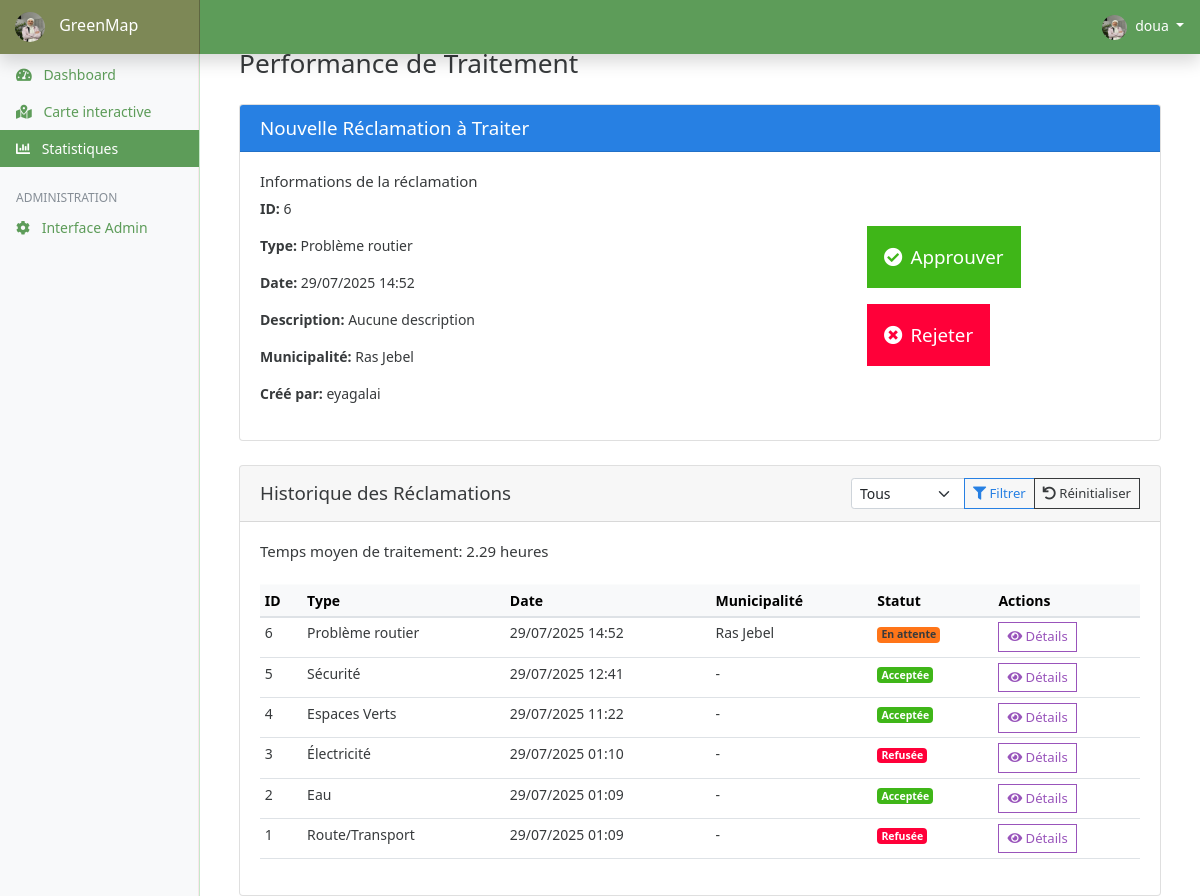
Screenshot of /stats/ (signed in) with the database file from the repository.
### claims/models.py (models this page shows, shortened)
class Profile(models.Model):
    user = models.OneToOneField(User, on_delete=models.CASCADE, related_name='profile')
    image = models.ImageField(
        upload_to='profile_pics/',
        default='profile_pics/default-profile.jpg'
    )
    phone = models.CharField(max_length=20, blank=True, null=True)
    municipality = models.ForeignKey(
        Municipality,
        on_delete=models.SET_NULL,
        null=True,
        blank=True
    )
    address = models.CharField(max_length=200, blank=True)  # Nouveau champ
    bio = models.TextField(blank=True)  # Nouveau champ

class Claim(models.Model):
    STATUS_CHOICES = [
        ('pending', 'En attente'),
        ('accepted', 'Acceptée'),
        ('rejected', 'Rejetée'),
    ]
    title = models.CharField(max_length=200)
    description = models.TextField(blank=True)  # Add this line
    created_by = models.ForeignKey(User, on_delete=models.CASCADE)
    claim_type = models.ForeignKey(ClaimType, on_delete=models.SET_NULL, null=True)
    status = models.CharField(max_length=10, choices=STATUS_CHOICES, default='pending')
    created_at = models.DateTimeField(auto_now_add=True)
    updated_at = models.DateTimeField(auto_now=True)
    location_lat = models.FloatField(null=True, blank=True, verbose_name="Latitude")
    location_lng = models.FloatField(null=True, blank=True, verbose_name="Longitude")
    municipality = models.ForeignKey(
        Municipality,
        on_delete=models.SET_NULL,
        null=True,
        blank=True,
        verbose_name="Municipalité concernée"
    )
    class Meta:
        ordering = ['-created_at']
        verbose_name = 'Réclamation'
        verbose_name_plural = 'Réclamations'

class ClaimType(models.Model):
    name = models.CharField(max_length=100)

class Municipality(models.Model):
    name = models.CharField(max_length=100)
    wilaya = models.ForeignKey(Wilaya, on_delete=models.CASCADE)
    postal_code = models.CharField(max_length=10)
    delegation = models.CharField(max_length=100, blank=True, default='')
    code = models.CharField(max_length=10, blank=True, null=True)
    class Meta:
        verbose_name_plural = "Municipalities"

### claims/views.py (the view)
# urls.py: path('stats/', views.claim_stats, name='claims_stats'),
@login_required
def claim_stats(request):
    new_reclamation = Claim.objects.filter(status='pending').order_by('created_at').first()
    total_claims = Claim.objects.count()
    pending = Claim.objects.filter(status='pending').count()
    accepted = Claim.objects.filter(status='accepted').count()
    rejected = Claim.objects.filter(status='rejected').count()
    claims_by_type = (
        Claim.objects.values('claim_type__name')
        .annotate(total=Count('id'))
        .order_by('-total')
    )
    end_date = timezone.now().date()
    start_date = end_date - timedelta(days=30)
    date_counts = defaultdict(int)
    current_date = start_date
    while current_date <= end_date:
        date_counts[current_date.strftime('%Y-%m-%d')] = 0
        current_date += timedelta(days=1)
    daily_claims = (
        Claim.objects
        .filter(created_at__date__gte=start_date, created_at__date__lte=end_date)
        .extra({'date': "date(created_at)"})
        .values('date')
        .annotate(count=Count('id'))
    )
    for item in daily_claims:
        date_counts[item['date']] = item['count']
    sorted_dates = sorted(date_counts.items())
    dates = [date for date, count in sorted_dates]
    daily_counts = [count for date, count in sorted_dates]
    avg_processing_time = None
    processed_claims = Claim.objects.filter(
        Q(status='accepted') | Q(status='rejected'),
        created_at__isnull=False,
        updated_at__isnull=False
    )
    if processed_claims.exists():
        avg_hours = sum(
            (claim.updated_at - claim.created_at).total_seconds() / 3600
            for claim in processed_claims
        ) / processed_claims.count()
        avg_processing_time = round(avg_hours, 2)
    context = {
        'total_claims': total_claims,
        'pending': pending,
        'accepted': accepted,
        'rejected': rejected,
        'claims_by_type': claims_by_type,
        'dates': dates,
        'daily_counts': daily_counts,
        'new_reclamation': new_reclamation,
        'total_claims': total_claims,
        'reclamations': Claim.objects.all().order_by('-created_at')[:10],
        'avg_processing_time': avg_processing_time,
    }
    return render(request, 'claims/stats.html', context)

### templates/claims/stats.html (shortened to what this page needs)
{% extends 'base.html' %}
{% load static %}
{% block content %}
<div class="container-fluid">
    <h1 class="h3 mb-4">Performance de Traitement</h1>
    <div class="card mb-4">
        <div class="card-header bg-primary text-white">
            <h5 class="mb-0">Nouvelle Réclamation à Traiter</h5>
        </div>
        <div class="card-body">
            {% if new_reclamation %}
            <div class="row">
                <div class="col-md-8">
                    <div class="mb-3">
                        <h6>Informations de la réclamation</h6>
                        <p><strong>ID:</strong> {{ new_reclamation.id }}</p>
                        <p><strong>Type:</strong> {{ new_reclamation.claim_type.name|default:"Non spécifié" }}</p>
                        <p><strong>Date:</strong> {{ new_reclamation.created_at|date:"d/m/Y H:i" }}</p>
                        <p><strong>Description:</strong> {{ new_reclamation.description|default:"Aucune description" }}</p>
                        <p><strong>Municipalité:</strong> {{ new_reclamation.municipality.name|default:"Non spécifiée" }}</p>
                        <p><strong>Créé par:</strong> {{ new_reclamation.created_by.username }}</p>
                    </div>
                </div>
                <div class="col-md-4 d-flex align-items-center">
                    <div class="d-grid gap-3 w-100">
                        <form method="post" action="{% url 'update_claim_status' new_reclamation.id 'accepted' %}">
                            <button type="submit" class="btn btn-success btn-lg py-3">
                                <i class="fas fa-check-circle me-2"></i>Approuver
                            </button>
                        </form>
                        <form method="post" action="{% url 'update_claim_status' new_reclamation.id 'rejected' %}">
                            <button type="submit" class="btn btn-danger btn-lg py-3">
                                <i class="fas fa-times-circle me-2"></i>Rejeter
                            </button>
                        </form>
                    </div>
                </div>
            </div>
            {% else %}
            <div class="alert alert-success">
                <i class="fas fa-check-circle me-2"></i>Toutes les réclamations ont été traitées !
            </div>
            {% endif %}
        </div>
    </div>
    <div class="card">
        <div class="card-header d-flex justify-content-between align-items-center">
            <h5 class="mb-0">Historique des Réclamations</h5>
            <div>
                <div class="input-group">
                    <select id="statusFilter" class="form-select form-select-sm">
                        <option value="all">Tous</option>
                    </select>
                    <button id="filterBtn" class="btn btn-sm btn-outline-primary" type="button">
                        <i class="fas fa-filter"></i> Filtrer
                    </button>
                    <button id="resetFilterBtn" class="btn btn-sm btn-outline-secondary" type="button">
                        <i class="fas fa-undo"></i> Réinitialiser
                    </button>
                </div>
            </div>
        </div>
        <div class="card-body">
            {% if avg_processing_time %}
            <div class="mb-4">
                <h6>Temps moyen de traitement: {{ avg_processing_time }} heures</h6>
            </div>
            {% endif %}
            <div class="table-responsive">
                <table class="table table-sm table-hover">
                    <thead class="table-light">
                        <tr>
                            <th>ID</th>
                            <th>Type</th>
                            <th>Date</th>
                            <th>Municipalité</th>
                            <th>Statut</th>
                            <th>Actions</th>
                        </tr>
                    </thead>
                    <tbody>
                        {% for reclamation in reclamations %}
                        <tr class="status-{{ reclamation.status }}">
                            <td>{{ reclamation.id }}</td>
                            <td>{{ reclamation.claim_type.name|default:"-" }}</td>
                            <td>{{ reclamation.created_at|date:"d/m/Y H:i" }}</td>
                            <td>{{ reclamation.municipality.name|default:"-" }}</td>
                            <td>
                                {% if reclamation.status == 'accepted' %}
                                    <span class="badge bg-success">Acceptée</span>
                                {% elif reclamation.status == 'rejected' %}
                                    <span class="badge bg-danger">Refusée</span>
                                {% else %}
                                    <span class="badge bg-warning text-dark">En attente</span>
                                {% endif %}
                            </td>
                            <td>
                                <button class="btn btn-sm btn-outline-info view-details" data-id="{{ reclamation.id }}">
                                    <i class="fas fa-eye"></i> Détails
                                </button>
                            </td>
                        </tr>
                        {% empty %}
                        <tr>
                            <td colspan="6" class="text-center">Aucune réclamation trouvée</td>
                        </tr>
                        {% endfor %}
                    </tbody>
                </table>
            </div>
        </div>
    </div>
</div>
{% endblock %}

### templates/base.html (shortened to what this page needs)
{% load static %}
<!DOCTYPE html>
<html lang="fr">
<head>
    <link href="https://cdn.jsdelivr.net/npm/bootstrap@5.1.3/dist/css/bootstrap.min.css" rel="stylesheet">
    <link rel="stylesheet" href="https://cdnjs.cloudflare.com/ajax/libs/font-awesome/6.0.0/css/all.min.css">
    <link href="{% static 'css/bootstrap.min.css' %}" rel="stylesheet">
    <link href="{% static 'css/main.css' %}" rel="stylesheet">
    <link href="{% static 'css/dashboard.css' %}" rel="stylesheet">
    <link href="https://cdnjs.cloudflare.com/ajax/libs/font-awesome/5.15.4/css/all.min.css" rel="stylesheet">
    <link rel="stylesheet" href="https://unpkg.com/leaflet@1.7.1/dist/leaflet.css" />
</head>
<body>
    <nav class="navbar navbar-dark fixed-top flex-md-nowrap p-0 shadow">
        <a class="navbar-brand col-sm-3 col-md-2 mr-0" href="{% url 'claims_dashboard' %}">
            <img src="{{ request.user.profile.image.url }}"
                 alt="Photo de profil"
                 style="width: 30px; height: 30px; border-radius: 50%; margin-right: 10px;">
            <span style="color: white;">GreenMap</span>
        </a>
        <ul class="navbar-nav px-3 ml-auto">
            <li class="nav-item dropdown">
                <a class="nav-link dropdown-toggle" href="#" id="userDropdown" role="button" data-toggle="dropdown" style="color: white;">
                    <img src="{{ request.user.profile.image.url }}"
                         alt="Photo de profil"
                         style="width: 25px; height: 25px; border-radius: 50%; margin-right: 5px;">
                    {{ request.user.username }}
                </a>
            </li>
        </ul>
    </nav>
    <div class="container-fluid">
        <div class="row">
            {% include 'partials/_sidebar.html' %}
            <main role="main" class="col-md-9 ml-sm-auto col-lg-10 px-4" style="background-color: white;">
                {% block content %}{% endblock %}
            </main>
        </div>
    </div>
</body>
</html>

### expenseswebsite/static/css/dashboard.css (style rules this page uses)
body { font-size: 0.875rem; }
[role="main"] { padding-top: 133px; }
@media (min-width: 768px) { [role="main"] { padding-top: 48px; } }
.navbar-brand { padding-top: 0.75rem; padding-bottom: 0.75rem; font-size: 1rem; background-color: rgba(219, 75, 75, 0.25); box-shadow: inset -1px 0 0 rgba(0, 0, 0, 0.25); }

### templates/base.html (style rules this page uses)
:root { --red: #DF2E38; --cream: #FFFFFF; --light-green: #C7E8CA; --dark-green: #5D9C59; }
body { background-color: white; }
.navbar { background-color: var(--dark-green) !important; }

### rows the page displays
Claim: id "6", claim_type.name "Problème routier", created_at "29/07/2025 14:52", description "Aucune description", municipality.name "Ras Jebel", created_by.username "eyagalai", status "En attente"
Claim: id "5", claim_type.name "Sécurité", created_at "29/07/2025 12:41", municipality.name "-", status "Acceptée"
Claim: id "4", claim_type.name "Espaces Verts", created_at "29/07/2025 11:22", municipality.name "-", status "Acceptée"
Claim: id "3", claim_type.name "Électricité", created_at "29/07/2025 01:10", municipality.name "-", status "Refusée"
Claim: id "2", claim_type.name "Eau", created_at "29/07/2025 01:09", municipality.name "-", status "Acceptée"
Claim: id "1", claim_type.name "Route/Transport", created_at "29/07/2025 01:09", municipality.name "-", status "Refusée"

### other values shown
{{ request.user.username }} "doua"
{{ avg_processing_time }} "2.29"
